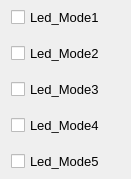
  <widget class="QWidget" name="verticalLayoutWidget">
   <property name="geometry">
    <rect>
     <x>440</x>
     <y>171</y>
     <width>131</width>
     <height>179</height>
    </rect>
   </property>
   <property name="font">
    <font>
     <family>Arial</family>
     <pointsize>9</pointsize>
    </font>
   </property>
   <layout class="QVBoxLayout" name="verticalLayout" stretch="1,1,1,1,0">
    <property name="spacing">
     <number>10</number>
    </property>
    <property name="topMargin">
     <number>2</number>
    </property>
    <property name="bottomMargin">
     <number>2</number>
    </property>
    <item>
     <widget class="QCheckBox" name="checkBox_Led_Mode1">
      <property name="font">
       <font>
        <family>Arial</family>
        <pointsize>10</pointsize>
        <weight>50</weight>
        <italic>false</italic>
        <bold>false</bold>
       </font>
      </property>
      <property name="styleSheet">
       <string notr="true">font: 10pt &quot;Arial&quot;;</string>
      </property>
      <property name="text">
       <string>Led_Mode1</string>
      </property>
     </widget>
    </item>
    <item>
     <widget class="QCheckBox" name="checkBox_Led_Mode2">
      <property name="font">
       <font>
        <family>Arial</family>
        <pointsize>10</pointsize>
        <weight>50</weight>
        <italic>false</italic>
        <bold>false</bold>
       </font>
      </property>
      <property name="styleSheet">
       <string notr="true">font: 10pt &quot;Arial&quot;;</string>
      </property>
      <property name="text">
       <string>Led_Mode2</string>
      </property>
     </widget>
    </item>
    <item>
     <widget class="QCheckBox" name="checkBox_Led_Mode3">
      <property name="font">
       <font>
        <family>Arial</family>
        <pointsize>10</pointsize>
        <weight>50</weight>
        <italic>false</italic>
        <bold>false</bold>
       </font>
      </property>
      <property name="styleSheet">
       <string notr="true">font: 10pt &quot;Arial&quot;;</string>
      </property>
      <property name="text">
       <string>Led_Mode3</string>
      </property>
     </widget>
    </item>
    <item>
     <widget class="QCheckBox" name="checkBox_Led_Mode4">
      <property name="font">
       <font>
        <family>Arial</family>
        <pointsize>10</pointsize>
        <weight>50</weight>
        <italic>false</italic>
        <bold>false</bold>
       </font>
      </property>
      <property name="styleSheet">
       <string notr="true">font: 10pt &quot;Arial&quot;;</string>
      </property>
      <property name="text">
       <string>Led_Mode4</string>
      </property>
     </widget>
    </item>
    <item>
     <widget class="QCheckBox" name="checkBox_Led_Mode5">
      <property name="font">
       <font>
        <family>Arial</family>
        <pointsize>10</pointsize>
        <weight>50</weight>
        <italic>false</italic>
        <bold>false</bold>
       </font>
      </property>
      <property name="styleSheet">
       <string notr="true">font: 10pt &quot;Arial&quot;;</string>
      </property>
      <property name="text">
       <string>Led_Mode5</string>
      </property>
     </widget>
    </item>
   </layout>
  </widget>
